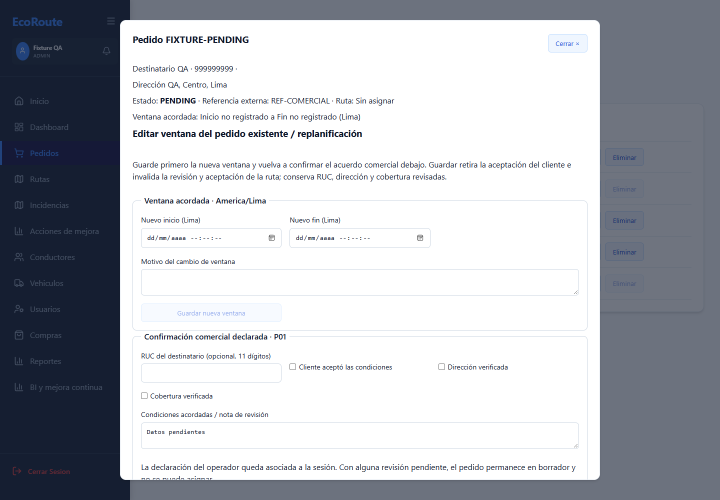
#> input picture web-admin/tools/audit_e2e/readonly-ui/02_p01_blocked_assignment_fixture.png, 1440 x 1000 px, given in place of 02_p01_blocked_assignment_fixture.png-05.png, which was not available (shown at 1/2 size)
$ python qa_contact_sheets.py ../web-admin/tools/audit_e2e/readonly-ui ../web-admin/tools/audit_e2e/readonly-ui/02_p01_blocked_assignment_fixture.png 5 5
#> lines starting #> are read from the running program, lines starting #| are printed output that depends on the picture; pictures that were not available may be replaced by others from this repository, and a replacement may not be noted
"""Construye hojas de contacto de páginas renderizadas para revisión visual interna."""
import sys
from pathlib import Path
from PIL import Image, ImageDraw, ImageFont

folder = Path(sys.argv[1])
prefix = sys.argv[2]
start, stop = int(sys.argv[3]), int(sys.argv[4])
font = ImageFont.truetype("C:/Windows/Fonts/arialbd.ttf", 28)
for first in range(start, stop + 1, 8):
    page_numbers = range(first, min(first + 8, stop + 1))
    canvas = Image.new("RGB", (1840, 1240), "white")
#> canvas: PIL image 1840x1240 RGB; every value is 255
    draw = ImageDraw.Draw(canvas)
    for slot, number in enumerate(page_numbers):
        filename = folder / f"{prefix}-{number}.png"
        if not filename.exists():
            filename = folder / f"{prefix}-{number:02d}.png"
        page = Image.open(filename)
#> page is the input picture: PIL image 1440x1000 RGB; mean R, G, B 179.8, 182.9, 189.3
        page.thumbnail((440, 570))
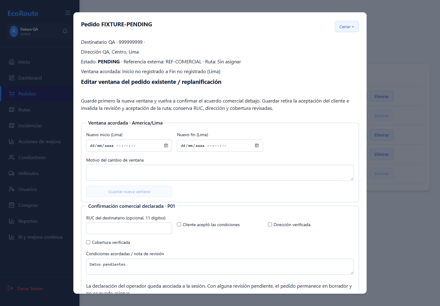
#> page: PIL image 440x306 RGB; mean R, G, B 179.6, 182.7, 189.1
        x, y = (slot % 4) * 460, (slot // 4) * 620
        canvas.paste(page, (x, y + 42))
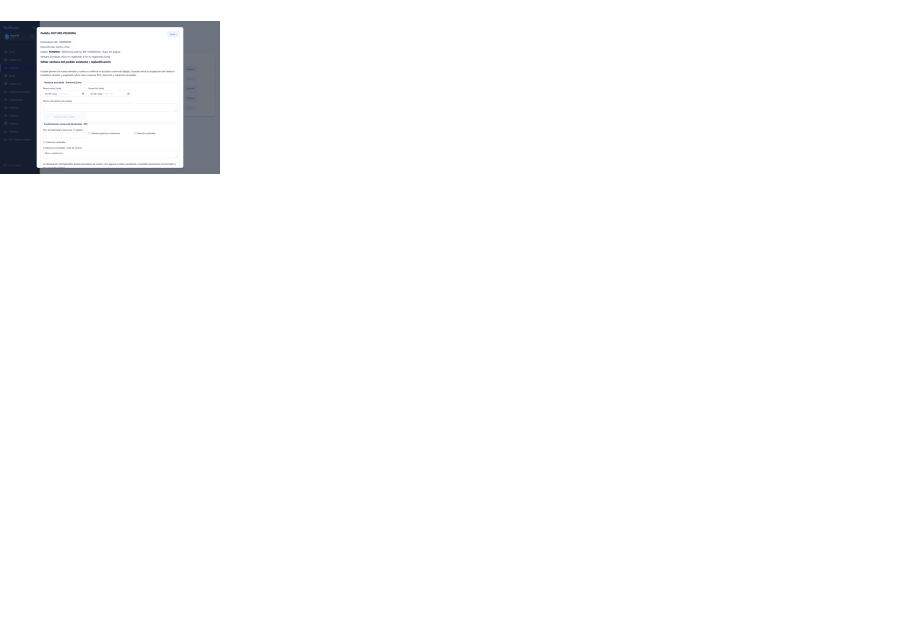
#> canvas: PIL image 1840x1240 RGB (shown at 1/2 size); mean R, G, B 250.6, 250.7, 251.1
        draw.text((x + 8, y + 6), str(number), font=font, fill="black")
    canvas.save(folder / f"{prefix}-contact-{first}-{min(first+7,stop)}.png")

$ run again, on web-admin/tools/audit_e2e/readonly-ui/03_pod_readonly_fixture.png
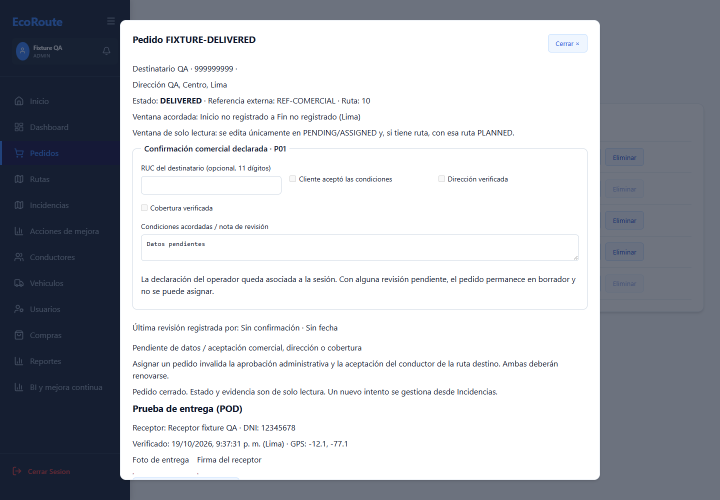
#> input picture web-admin/tools/audit_e2e/readonly-ui/03_pod_readonly_fixture.png, 1440 x 1000 px, given in place of 03_pod_readonly_fixture.png-05.png, which was not available (shown at 1/2 size)
#> page is the input picture: PIL image 1440x1000 RGB; mean R, G, B 179.4, 182.4, 188.8
#> `page.thumbnail((440, 570))`:
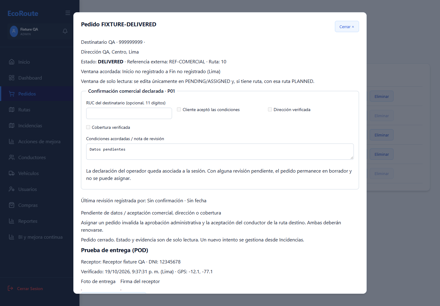
#> page: PIL image 440x306 RGB; mean R, G, B 179.2, 182.2, 188.6
#> `canvas.paste(page, (x, y + 42))`:
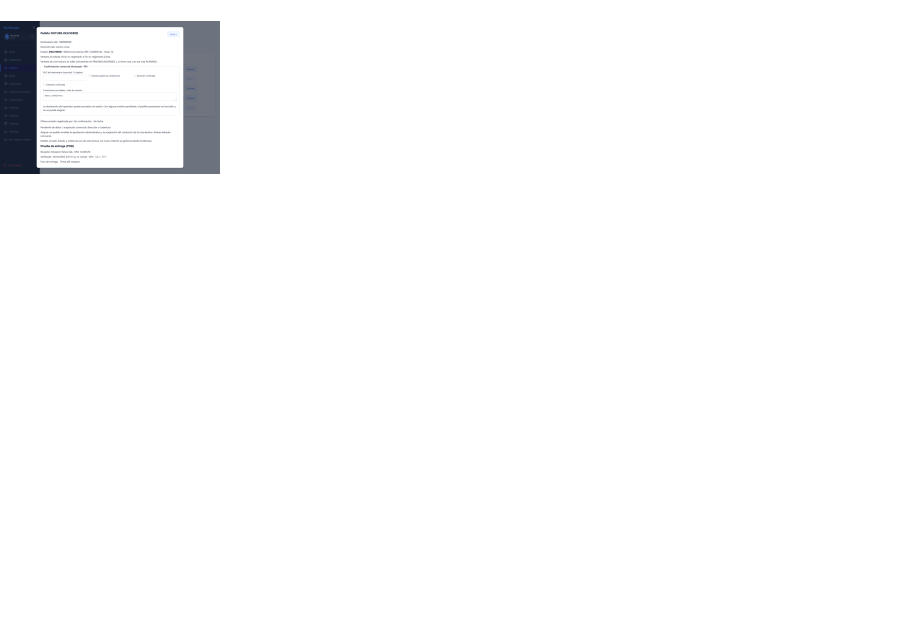
#> canvas: PIL image 1840x1240 RGB (shown at 1/2 size); mean R, G, B 250.5, 250.7, 251.1

$ run again, on web-admin/tools/audit_e2e/readonly-ui/04_p02_pending_acceptance_fixture.png
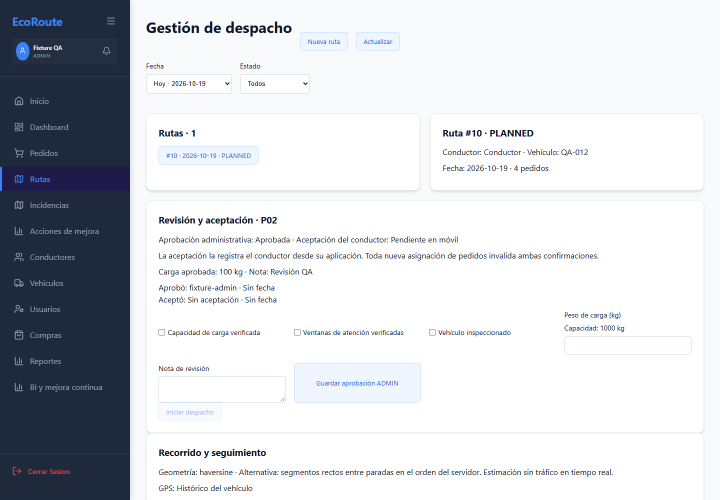
#> input picture web-admin/tools/audit_e2e/readonly-ui/04_p02_pending_acceptance_fixture.png, 1440 x 1000 px, given in place of 04_p02_pending_acceptance_fixture.png-05.png, which was not available (shown at 1/2 size)
#> page is the input picture: PIL image 1440x1000 RGB; mean R, G, B 209, 211.8, 216.6
#> `page.thumbnail((440, 570))`:
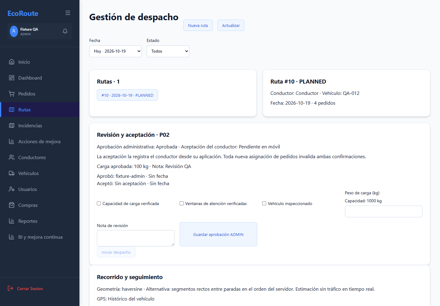
#> page: PIL image 440x306 RGB; mean R, G, B 208.9, 211.7, 216.5
#> `canvas.paste(page, (x, y + 42))`:
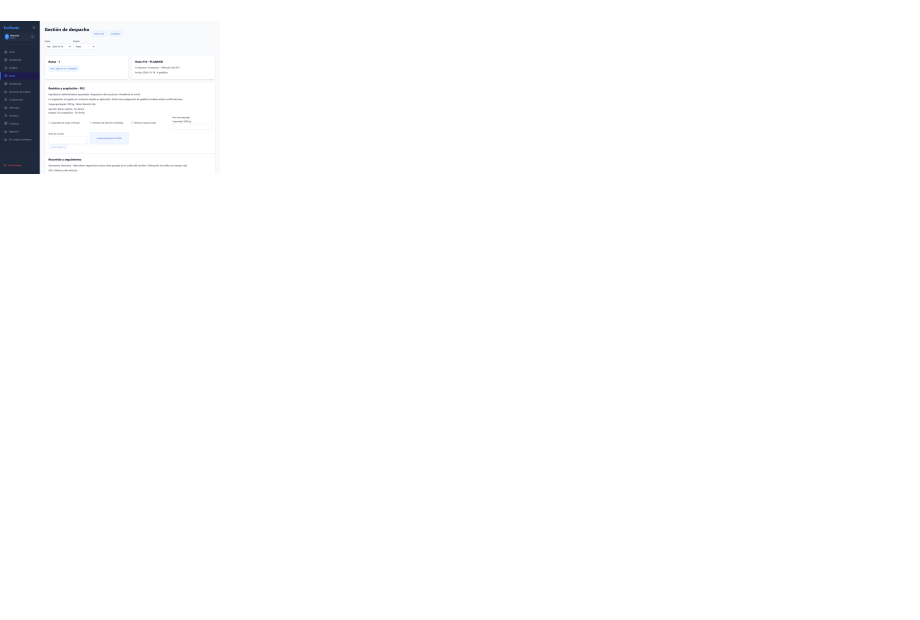
#> canvas: PIL image 1840x1240 RGB (shown at 1/2 size); mean R, G, B 252.3, 252.4, 252.7
